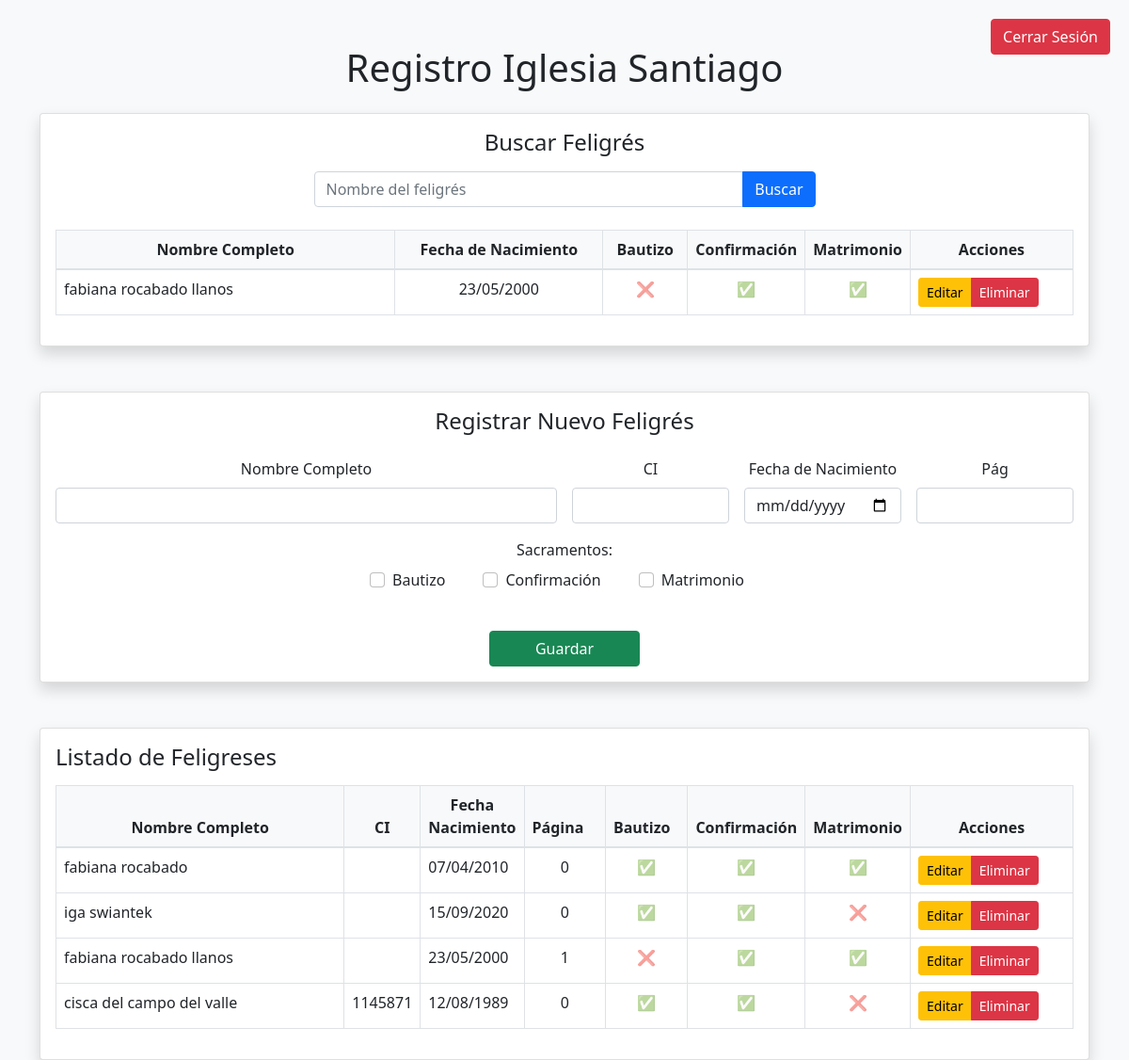
The page /registro_feligreses.php?buscar=fabiana rocabado llanos (signed in) on the database its author committed.
### tables this page shows
CREATE TABLE `iglesias` (
  `id` int(11) NOT NULL,
  `nombre` varchar(100) NOT NULL,
  `usuario` varchar(50) NOT NULL,
  `contraseña` varchar(255) NOT NULL
);

CREATE TABLE `feligreses` (
  `id` int(11) NOT NULL,
  `nombre` varchar(100) NOT NULL,
  `ci` varchar(15) DEFAULT NULL,
  `fecha_nacimiento` date NOT NULL,
  `bautizo` tinyint(1) DEFAULT 0,
  `confirmacion` tinyint(1) DEFAULT 0,
  `matrimonio` tinyint(1) DEFAULT 0,
  `pag` int(11) DEFAULT NULL,
  `id_iglesia` int(11) DEFAULT NULL
);

### registro_feligreses.php (the view, shortened to what this page needs)
<?php
include 'conexion.php';
$id_iglesia = $_SESSION['id_iglesia'];
$resultados = [];
if (isset($_GET['buscar'])) {
    $busqueda = '%' . $_GET['buscar'] . '%';
    $query = $conexion->prepare("SELECT * FROM feligreses
                                WHERE nombre LIKE ? AND id_iglesia = ?");
    $query->execute([$busqueda, $id_iglesia]);
    $resultados = $query->fetchAll();
}
$query_iglesia = $conexion->prepare("SELECT * FROM iglesias WHERE id = ?");
$query_iglesia->execute([$id_iglesia]);
$iglesia = $query_iglesia->fetch(PDO::FETCH_ASSOC);
$query_feligreses = $conexion->prepare("SELECT * FROM feligreses WHERE id_iglesia = ?");
$query_feligreses->execute([$id_iglesia]);
$feligreses = $query_feligreses->fetchAll();
?>
<!DOCTYPE html>
<html>
<head>
</head>
<link href="https://cdn.jsdelivr.net/npm/bootstrap@5.1.3/dist/css/bootstrap.min.css" rel="stylesheet">
<body class="bg-light">
    <a href="logout.php" class="btn btn-danger logout-btn">Cerrar Sesión</a>
    <div class="container mt-5">
        <h1 class="mb-4 text-center">Registro  <?= htmlspecialchars($iglesia['nombre']) ?></h1>
        <div class="card mb-5 shadow">
            <div class="card-body">
                <h2 class="h4 mb-3 text-center">Buscar Feligrés</h2>
                <form method="GET" class="mb-4">
                    <div class="row g-3">
                        <div class="col-md-6 mx-auto">
                            <div class="input-group">
                                <input type="text" name="buscar" class="form-control" placeholder="Nombre del feligrés">
                                <button type="submit" class="btn btn-primary">Buscar</button>
                            </div>
                        </div>
                    </div>
                </form>
                <?php if (!empty($resultados)): ?>
                <div class="table-responsive">
                    <table class="table table-bordered custom-table">
                        <thead class="thead-light">
                            <tr>
                                <th class="col-4 text-center">Nombre Completo</th>
                                <th class="text-center">Fecha de Nacimiento</th>
                                <th class="col-1 text-center">Bautizo</th>
                                <th class="col-1 text-center">Confirmación</th>
                                <th class="col-1 text-center">Matrimonio</th>
                                <th class="text-center">Acciones</th>
                            </tr>
                        </thead>
                        <tbody>
                            <?php foreach ($resultados as $f): ?>
                            <tr>
                                <td><?= htmlspecialchars($f['nombre']) ?></td>
                                <td class="text-center"><?= htmlspecialchars(date('d/m/Y', strtotime($f['fecha_nacimiento']))) ?></td>
                                <td class="text-center"><?= htmlspecialchars($f['bautizo']) ? '<span style="color: #2ecc71; opacity: 0.5;">✅</span>' : '<span style="color: #e74c3c; opacity: 0.5;">❌</span>' ?></td>
                                <td class="text-center"><?= htmlspecialchars($f['confirmacion']) ? '<span style="color: #2ecc71; opacity: 0.5;">✅</span>' : '<span style="color: #e74c3c; opacity: 0.5;">❌</span>' ?></td>
                                <td class="text-center"><?= htmlspecialchars($f['matrimonio']) ? '<span style="color: #2ecc71; opacity: 0.5;">✅</span>' : '<span style="color: #e74c3c; opacity: 0.5;">❌</span>' ?></td>
                                <td>
                                    <div class="btn-group">
                                        <a href="editar_feligres.php?id=<?= htmlspecialchars($f['id']) ?>" class="btn btn-sm btn-warning">Editar</a>
                                        <a href="eliminar_feligres.php?id=<?= htmlspecialchars($f['id']) ?>"
                                           class="btn btn-sm btn-danger"
                                           onclick="return confirm('¿Eliminar a <?= htmlspecialchars($f['nombre']) ?>?')">
                                            Eliminar
                                        </a>
                                    </div>
                                </td>
                            </tr>
                            <?php endforeach; ?>
                        </tbody>
                    </table>
                </div>
                <?php endif; ?>
            </div>
        </div>
        <div class="card mb-5 shadow">
            <div class="card-body">
                <h2 class="h4 mb-4 text-center">Registrar Nuevo Feligrés</h2>
                <form method="POST">
                    <div class="row g-3">
                        <div class="col-md-6">
                            <center><label class="form-label">Nombre Completo</label></center>
                            <input type="text" name="nombre" class="form-control" required>
                        </div>
                        <div class="col-md-2">
                            <center><label class="form-label">CI</label></center>
                            <input type="number" name="ci" class="form-control">
                        </div>
                        <div class="col-md-2">
                            <center><label class="form-label">Fecha de Nacimiento</label></center>
                            <input type="date" name="fecha_nacimiento" class="form-control" required>
                        </div>
                        <div class="col-md-2">
                            <center><label class="form-label">Pág</label></center>
                            <input type="number" name="pag" class="form-control">
                        </div>
                        <div class="from-grup mb-4">
                            <center><label class="form-label">Sacramentos:</label></center>
                            <div class="gap-4 d-md-flex justify-content-md-center">
                                <div class="form-check form-check-inline">
                                    <input class="form-check-input" type="checkbox" name="bautizo" id="bautizo">
                                    <label class="form-check-label" for="bautizo">Bautizo</label>
                                </div>
                                <div class="form-check form-check-inline">
                                    <input class="form-check-input" type="checkbox" name="confirmacion" id="confirmacion">
                                    <label class="form-check-label" for="confirmacion">Confirmación</label>
                                </div>
                                <div class="form-check form-check-inline">
                                    <input class="form-check-input" type="checkbox" name="matrimonio" id="matrimonio">
                                    <label class="form-check-label" for="matrimonio">Matrimonio</label>
                                </div>
                            </div>
                        </div>
                        <div class="col-md-12 text-center">
                            <button type="submit" class="btn btn-success px-5">Guardar</button>
                        </div>
                    </div>
                </form>
            </div>
        </div>
        <div class="card shadow">
            <div class="card-body">
                <h2 class="h4 mb-3">Listado de Feligreses</h2>
                <div class="table-responsive">
                    <table class="table table-bordered table-hover custom-table">
                        <thead class="thead-light">
                            <tr>
                                <th class="col-4 text-center">Nombre Completo</th>
                                <th class="text-center">CI</th>
                                <th class="text-center">Fecha Nacimiento</th>
                                <th class="col-1">Página</th>
                                <th class="col-1">Bautizo</th>
                                <th class="col-1">Confirmación</th>
                                <th class="col-1">Matrimonio</th>
                                <th class="col-2 text-center">Acciones</th>
                            </tr>
                        </thead>
                        <tbody>
                            <?php foreach ($feligreses as $f): ?>
                            <tr>
                                <td><?= htmlspecialchars($f['nombre']) ?></td>
                                <td class="text-center"><?= htmlspecialchars($f['ci']) ?? 'N/A' ?></td>
                                <td><?= htmlspecialchars(date('d/m/Y', strtotime($f['fecha_nacimiento']))) ?></td>
                                <td class="text-center"><?= htmlspecialchars($f['pag']) ?? 'N/A' ?></td>
                                <td class="text-center"><?= htmlspecialchars($f['bautizo']) ? '<span style="color: #2ecc71; opacity: 0.5;">✅</span>' : '<span style="color: #e74c3c; opacity: 0.5;">❌</span>' ?></td>
                                <td class="text-center"><?= htmlspecialchars($f['confirmacion']) ? '<span style="color: #2ecc71; opacity: 0.5;">✅</span>' : '<span style="color: #e74c3c; opacity: 0.5;">❌</span>' ?></td>
                                <td class="text-center"><?= htmlspecialchars($f['matrimonio']) ? '<span style="color: #2ecc71; opacity: 0.5;">✅</span>' : '<span style="color: #e74c3c; opacity: 0.5;">❌</span>' ?></td>
                                <td>
                                    <div class="btn-group">
                                        <a href="editar_feligres.php?id=<?= htmlspecialchars($f['id']) ?>" class="btn btn-sm btn-warning">Editar</a>
                                        <a href="eliminar_feligres.php?id=<?= htmlspecialchars($f['id']) ?>"
                                           class="btn btn-sm btn-danger"
                                           onclick="return confirm('¿Eliminar a <?= htmlspecialchars($f['nombre']) ?>?')">
                                            Eliminar
                                        </a>
                                    </div>
                                </td>
                            </tr>
                            <?php endforeach; ?>
                        </tbody>
                    </table>
                </div>
            </div>
        </div>
    </div>
</body>
</html>

### registro_feligreses.php (style rules this page uses)
.logout-btn { position: fixed; top: 20px; right: 20px; z-index: 1000; }
.custom-table thead th { background-color: #f8f9fa; border-bottom: 2px solid #dee2e6; }

### rows shown on the page
iglesias: nombre "Iglesia Santiago"
feligreses: nombre "fabiana rocabado llanos", fecha_nacimiento "23/05/2000", pag "1"
feligreses: nombre "fabiana rocabado", fecha_nacimiento "07/04/2010", pag "0"
feligreses: nombre "iga swiantek", fecha_nacimiento "15/09/2020", pag "0"
feligreses: nombre "cisca del campo del valle", ci "1145871", fecha_nacimiento "12/08/1989", pag "0"
